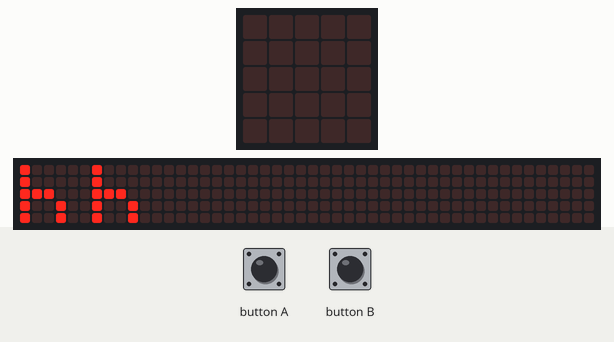
The program below on a simulated BBC micro:bit (MakeCode). Parts: the board's 5×5 LED display, a strip that is not on the board, showing the scrolling text unrolled. The test bench sets the inputs (shaded band). The 48×5 strip is a reading aid, not a part: it shows the text the display is scrolling, unrolled, one strip-width of it at a time.

Above: at 5.0 s.
6.7 s: button A pressed for 0.15 s
At 7.3 s:
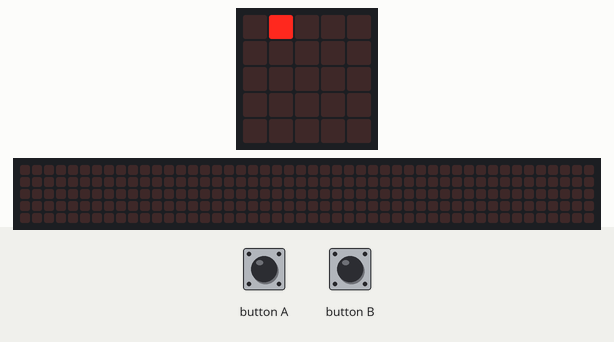
9.8 s: button B pressed for 0.15 s
At 10.6 s:
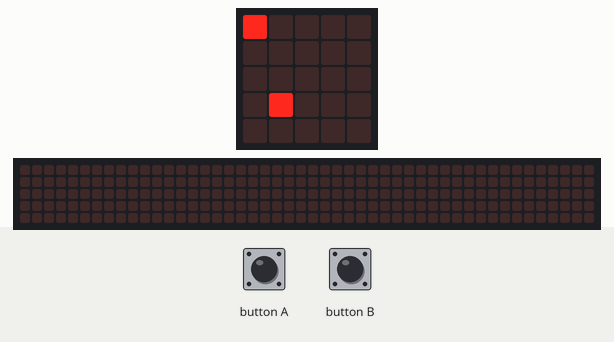
12.4 s: button A pressed for 0.15 s
At 13.0 s:
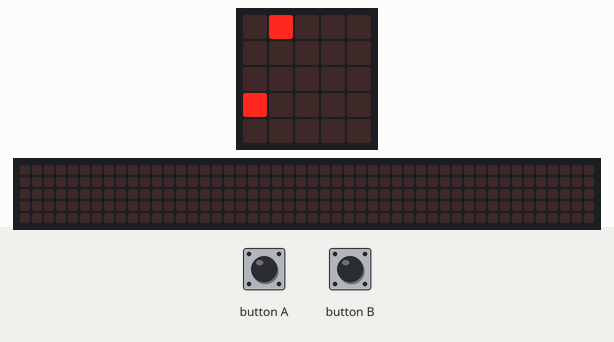
13.1 s: button B pressed for 0.15 s
At 15.4 s:
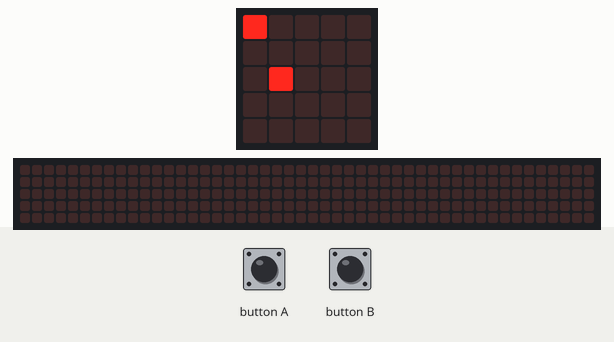
16.2 s: button A pressed for 0.15 s
At 19.2 s:
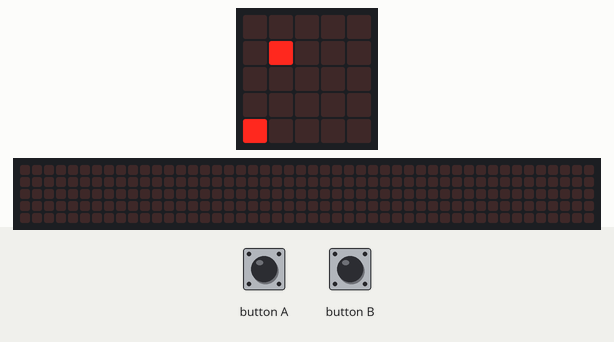
19.3 s: button B pressed for 0.15 s
At 23.2 s:
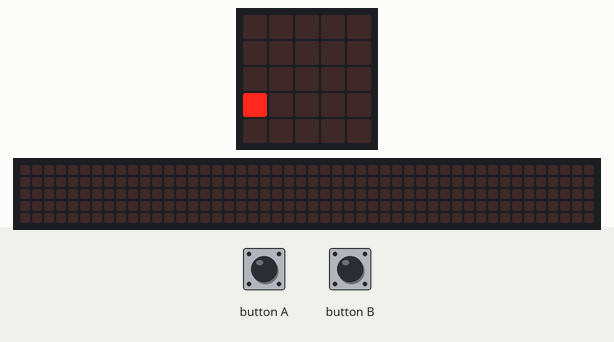
Timing chart, 0 to 24.7 s (numbered marks = the images above; inputs shaded):
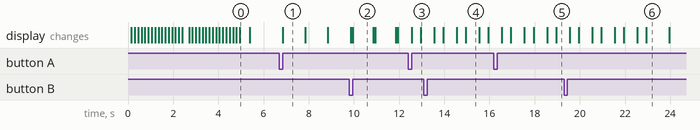

Measured:
- after the input at 6.7 s, the display: changes after 0.15 s (image 1)
- after the input at 9.8 s, the display: first differs from a run without the input after 0.15 s (image 2)
- after the input at 12.4 s, the display: first changes after 0.15 s (image 3 shows a later state)
- after the input at 13.1 s, the display: first differs from a run without the input after 1.9 s (image 4)
- after the input at 16.2 s, the display: first differs from a run without the input after 1.4 s (image 5 shows a later state)
- after the input at 19.3 s, the display: first differs from a run without the input after 0.65 s (image 6 shows a later state)
- what the display in image 0 shows lasts 0.4 s, from 5.0 s to 5.4 s

The program:

main.ts
```typescript
input.onButtonPressed(Button.A, function () {
    led.plot(1, 0)
    basic.pause(1000)
    led.unplot(1, 0)
    led.plot(1, 1)
    basic.pause(1000)
    led.unplot(1, 1)
    led.plot(1, 2)
    basic.pause(1000)
    led.unplot(1, 2)
    led.plot(1, 3)
    basic.pause(1000)
    led.unplot(1, 3)
    led.plot(1, 4)
    basic.pause(1000)
    led.unplot(1, 4)
})
input.onButtonPressed(Button.B, function () {
    led.plot(0, 0)
    basic.pause(1000)
    led.unplot(0, 0)
    led.plot(0, 1)
    basic.pause(1000)
    led.unplot(0, 1)
    led.plot(0, 2)
    basic.pause(1000)
    led.unplot(0, 2)
    led.plot(0, 3)
    basic.pause(1000)
    led.unplot(0, 3)
    led.plot(0, 4)
    basic.pause(1000)
    led.unplot(0, 4)
})
basic.showNumber(69)
basic.showString("hh")
```

test.ts
```typescript
// sem patria testy; keď sa tento balík použije ako rozšírenie, nebudú sa kompilovať.
```
